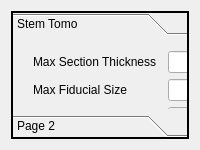
      <widget class="QWidget" name="stemTomo">
       <layout class="QGridLayout" name="gridLayout_27">
        <item row="0" column="0">
         <widget class="QToolBox" name="stemTomo_Toolbox">
          <property name="frameShape">
           <enum>QFrame::WinPanel</enum>
          </property>
          <property name="lineWidth">
           <number>5</number>
          </property>
          <property name="currentIndex">
           <number>0</number>
          </property>
          <widget class="QWidget" name="page_20">
           <property name="geometry">
            <rect>
             <x>0</x>
             <y>0</y>
             <width>98</width>
             <height>28</height>
            </rect>
           </property>
           <attribute name="label">
            <string>Stem Tomo</string>
           </attribute>
           <widget class="QWidget" name="layoutWidget">
            <property name="geometry">
             <rect>
              <x>20</x>
              <y>10</y>
              <width>311</width>
              <height>281</height>
             </rect>
            </property>
            <layout class="QGridLayout" name="gridLayout_28">
             <item row="0" column="0">
              <widget class="QLabel" name="MaxSectionThickness_STEMTomo_2">
               <property name="text">
                <string>Max Section Thickness</string>
               </property>
              </widget>
             </item>
             <item row="0" column="1">
              <widget class="QLineEdit" name="MaxSectionThickness_Text_STEMTomo_2"/>
             </item>
             <item row="1" column="0">
              <widget class="QLabel" name="MaxFiducialSize_STEMTomo_2">
               <property name="text">
                <string>Max Fiducial Size</string>
               </property>
              </widget>
             </item>
             <item row="1" column="1">
              <widget class="QLineEdit" name="MaxFiducialSize_Text_STEMTomo_2"/>
             </item>
             <item row="2" column="0">
              <widget class="QLabel" name="SpotSize_STEMTomo_2">
               <property name="text">
                <string>Spot Size</string>
               </property>
              </widget>
             </item>
             <item row="2" column="1">
              <widget class="QLineEdit" name="SpotSize_Text_STEMTomo_2"/>
             </item>
             <item row="3" column="0">
              <widget class="QLabel" name="DwellTime_STEMTomo_2">
               <property name="text">
                <string>Dwell Time</string>
               </property>
              </widget>
             </item>
             <item row="3" column="1">
              <widget class="QLineEdit" name="DwellTime_Text_STEMTomo_2"/>
             </item>
             <item row="4" column="0">
              <widget class="QLabel" name="I_STEMTomo_2">
               <property name="text">
                <string>Current (I)</string>
               </property>
              </widget>
             </item>
             <item row="4" column="1">
              <widget class="QLineEdit" name="I_Text_STEMTomo_2"/>
             </item>
             <item row="5" column="0">
              <widget class="QLabel" name="ConvergenceAngle_STEMTomo_2">
               <property name="text">
                <string>Convergence Angle</string>
               </property>
              </widget>
             </item>
             <item row="5" column="1">
              <widget class="QLineEdit" name="ConvergenceAngle_Text_STEMTomo_2"/>
             </item>
             <item row="7" column="0">
              <widget class="QLabel" name="ProbeMode_STEMTomo_2">
               <property name="text">
                <string>Probe Mode</string>
               </property>
              </widget>
             </item>
             <item row="7" column="1">
              <widget class="QCheckBox" name="Microprobe_STEMTomo_2">
               <property name="text">
                <string>Microprobe</string>
               </property>
              </widget>
             </item>
             <item row="8" column="0">
              <widget class="QLabel" name="Detector_STEMTomo_2">
               <property name="text">
                <string>Detector</string>
               </property>
              </widget>
             </item>
             <item row="8" column="1">
              <widget class="QComboBox" name="Detector_DropBox_STEMTomo_2">
               <item>
                <property name="text">
                 <string>HAADF</string>
                </property>
               </item>
               <item>
                <property name="text">
                 <string>BF</string>
                </property>
               </item>
               <item>
                <property name="text">
                 <string>DF</string>
                </property>
               </item>
              </widget>
             </item>
             <item row="9" column="0">
              <widget class="QLabel" name="CameraLength_STEMTomo_2">
               <property name="text">
                <string>Camera Length</string>
               </property>
              </widget>
             </item>
             <item row="9" column="1">
              <widget class="QLineEdit" name="CameraLength_Text_STEMTomo_2"/>
             </item>
             <item row="10" column="0">
              <widget class="QComboBox" name="AcquisitionSoftware_STEMTomo_2">
               <item>
                <property name="text">
                 <string>Acquisition Software</string>
                </property>
               </item>
               <item>
                <property name="text">
                 <string>Xplore 3D</string>
                </property>
               </item>
               <item>
                <property name="text">
                 <string>Serial EM</string>
                </property>
               </item>
               <item>
                <property name="text">
                 <string>UCSF Tomo</string>
                </property>
               </item>
               <item>
                <property name="text">
                 <string>Leginon </string>
                </property>
               </item>
               <item>
                <property name="text">
                 <string>TOM Toolbox</string>
                </property>
               </item>
               <item>
                <property name="text">
                 <string>EPU</string>
                </property>
               </item>
               <item>
                <property name="text">
                 <string>Digital Micrograph</string>
                </property>
               </item>
               <item>
                <property name="text">
                 <string>TIA</string>
                </property>
               </item>
               <item>
                <property name="text">
                 <string>AMT</string>
                </property>
               </item>
               <item>
                <property name="text">
                 <string>Hitachi SEM</string>
                </property>
               </item>
               <item>
                <property name="text">
                 <string>AIM</string>
                </property>
               </item>
               <item>
                <property name="text">
                 <string>Zen</string>
                </property>
               </item>
               <item>
                <property name="text">
                 <string>Leica</string>
                </property>
               </item>
              </widget>
             </item>
             <item row="7" column="2">
              <widget class="QCheckBox" name="NanoProbe_STEMTomo_2">
               <property name="text">
                <string>Nanoprobe</string>
               </property>
              </widget>
             </item>
            </layout>
           </widget>
          </widget>
          <widget class="QWidget" name="page_21">
           <property name="geometry">
            <rect>
             <x>0</x>
             <y>0</y>
             <width>98</width>
             <height>28</height>
            </rect>
           </property>
           <attribute name="label">
            <string>Page 2</string>
           </attribute>
          </widget>
         </widget>
        </item>
       </layout>
      </widget>
